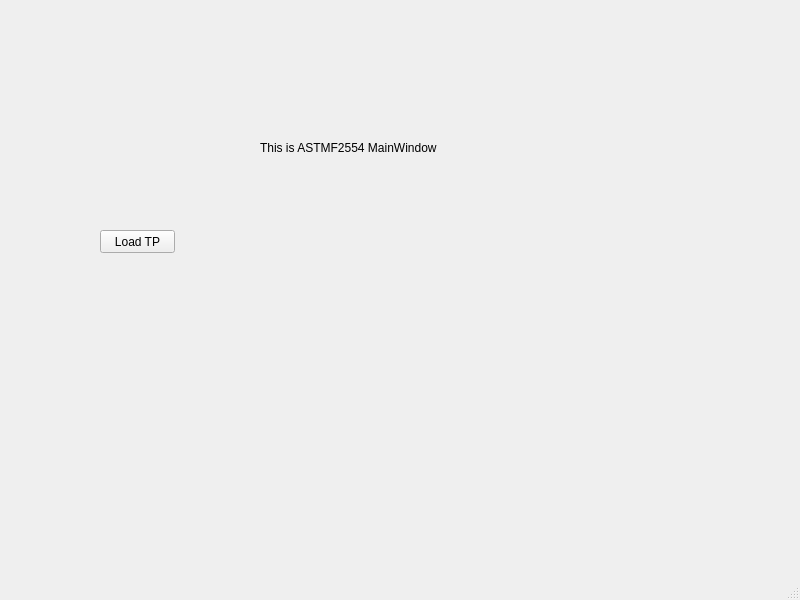
<?xml version="1.0" encoding="UTF-8"?>
<ui version="4.0">
 <class>ASTMF2554MainWindow</class>
 <widget class="QMainWindow" name="ASTMF2554MainWindow">
  <property name="geometry">
   <rect>
    <x>0</x>
    <y>0</y>
    <width>800</width>
    <height>600</height>
   </rect>
  </property>
  <property name="windowTitle">
   <string>MainWindow</string>
  </property>
  <widget class="QWidget" name="centralwidget">
   <widget class="QLabel" name="label">
    <property name="geometry">
     <rect>
      <x>260</x>
      <y>140</y>
      <width>301</width>
      <height>16</height>
     </rect>
    </property>
    <property name="text">
     <string>This is ASTMF2554 MainWindow</string>
    </property>
   </widget>
   <widget class="QPushButton" name="loadTPButton">
    <property name="geometry">
     <rect>
      <x>100</x>
      <y>230</y>
      <width>75</width>
      <height>23</height>
     </rect>
    </property>
    <property name="text">
     <string>Load TP</string>
    </property>
   </widget>
  </widget>
  <widget class="QMenuBar" name="menubar">
   <property name="geometry">
    <rect>
     <x>0</x>
     <y>0</y>
     <width>800</width>
     <height>21</height>
    </rect>
   </property>
  </widget>
  <widget class="QStatusBar" name="statusbar"/>
 </widget>
 <resources/>
 <connections/>
</ui>
